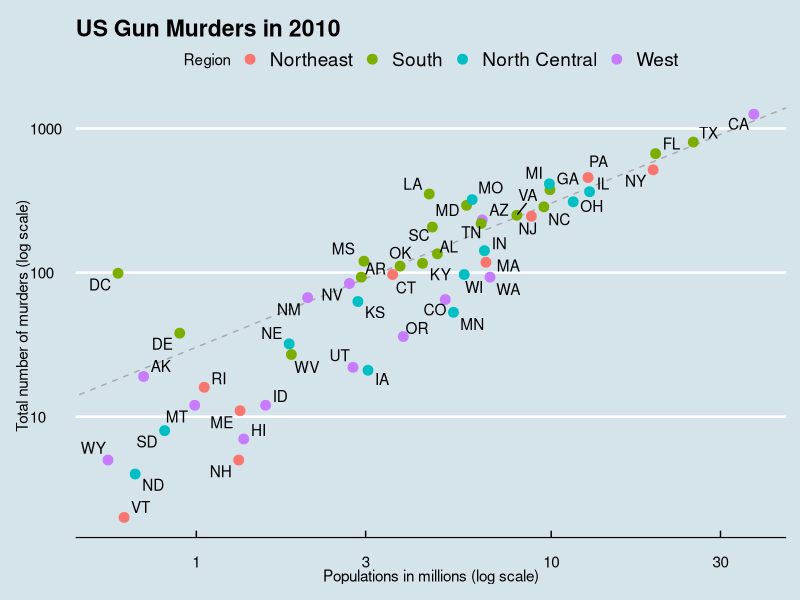

Here is the R script that generated this plot:
library(dslabs)
library(ggplot2)
library(tidyverse)
library(ggthemes)
library(ggrepel)
data("murders")

r <- murders %>%
  summarize(rate = sum(total) / sum(population) * 10^6) %>%
  pull(rate)
murders %>% ggplot(aes(population/10^6, total, label = abb)) +
  geom_abline(intercept = log10(r), lty = 2, color = "darkgrey") +
  geom_point(aes(col=region), size = 3) +
  geom_text_repel() +
  scale_x_log10() +
  scale_y_log10() +
  xlab("Populations in millions (log scale)") +
  ylab("Total number of murders (log scale)") +
  ggtitle("US Gun Murders in 2010") +
  scale_color_discrete(name = "Region") +
  theme_economist()
